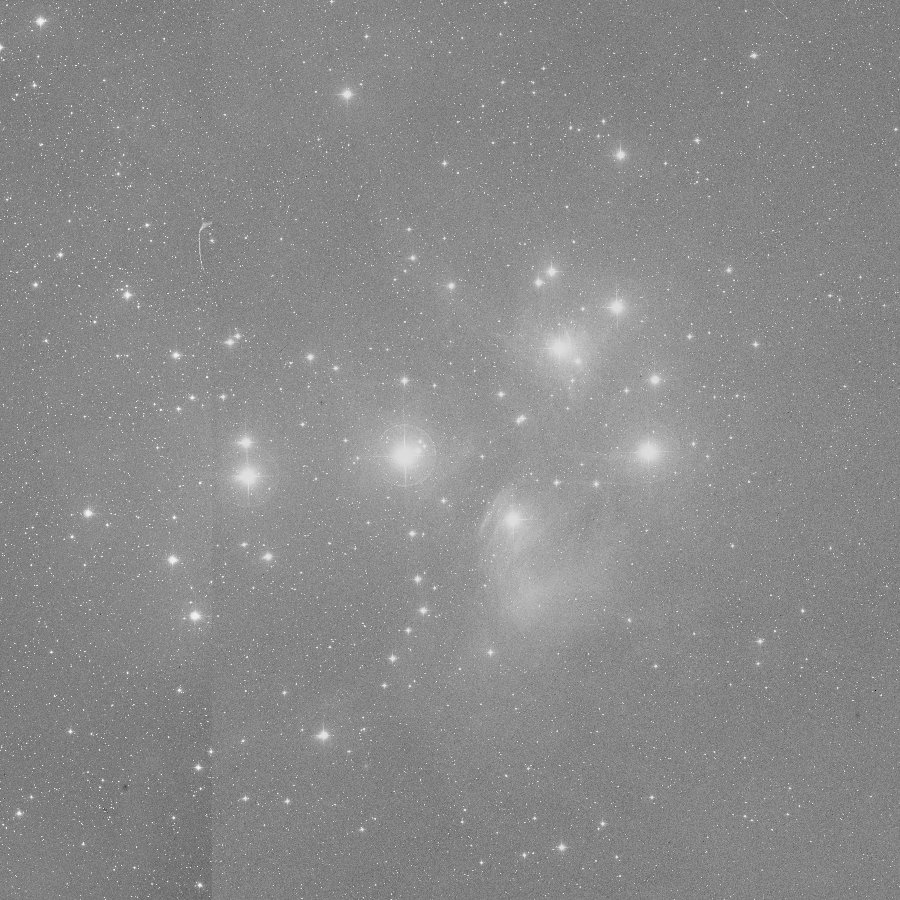
%> input picture pleiades_dss.jpg, 900 x 900 px
$ octave --eval "pleiades_intro_figures;"   (GNU Octave 9; MATLAB toolbox functions it lacks are replaced by stand-ins)
%> lines starting %> are read from the running program, lines starting %| are printed output that depends on the picture
### pleiades_stars.m
function S = pleiades_stars()
%PLEIADES_STARS  Astrometry of the nine traditionally named Pleiades stars.
%
%   S = PLEIADES_STARS() returns a struct array with one entry per star:
%
%       name   common (mythological) name
%       flam   Flamsteed / Bayer designation
%       ra     right ascension at J2000, degrees
%       dec    declination at J2000, degrees
%       pmra   proper motion in RA, mas/yr, already including cos(dec)
%       pmdec  proper motion in declination, mas/yr
%       V      visual magnitude
%
%   Values queried from the SIMBAD astronomical database (CDS, Strasbourg)
%   on 2026-09-28. They are used by PLEIADES_INTRO_FIGURES to label the sky
%   survey image and to reconstruct the Atlas-Pleione separation.

d = { % name        designation   ra            dec           pmra    pmdec     V
      'Alcyone',    'eta Tau',    56.871152303, 24.105135652, 19.340, -43.670, 2.87
      'Atlas',      '27 Tau',     57.290596074, 24.053417133, 19.079, -46.193, 3.63
      'Electra',    '17 Tau',     56.218904541, 24.113337850, 20.542, -46.081, 3.70
      'Maia',       '20 Tau',     56.456700645, 24.367743768, 19.516, -45.527, 3.87
      'Merope',     '23 Tau',     56.581607863, 23.948358938, 13.075, -48.404, 4.18
      'Taygeta',    '19 Tau',     56.302083305, 24.467273762, 16.292, -47.206, 4.30
      'Pleione',    '28 Tau',     57.296735824, 24.136710198, 19.496, -47.650, 5.09
      'Celaeno',    '16 Tau',     56.200895568, 24.289467592, 19.849, -44.966, 5.46
      'Asterope',   '21 Tau',     56.476985212, 24.554509916, 20.331, -46.022, 5.76 };

S = struct('name', d(:,1), 'flam', d(:,2), 'ra', d(:,3), 'dec', d(:,4), ...
           'pmra', d(:,5), 'pmdec', d(:,6), 'V', d(:,7));
end

### pleiades_intro_figures.m
function pleiades_intro_figures()
%PLEIADES_INTRO_FIGURES  The two figures of the introduction of Report.tex.
%
%   PLEIADES_INTRO_FIGURES() writes
%
%     pleiades_sky.png            the sky survey image of the cluster with the
%                                 nine traditionally named stars labelled
%     pleiades_atlas_pleione.png  the reconstruction of the Atlas-Pleione
%                                 separation over the last 150 000 years
%
%   The background image pleiades_dss.jpg is a Digitized Sky Survey cutout
%   obtained from NASA SkyView (2.2 degrees on a side, centred on
%   RA 56.75, Dec +24.12, J2000). The star positions and proper motions come
%   from SIMBAD via PLEIADES_STARS.
%
%   The image is in the standard astronomical orientation, north up and east
%   to the left; this was verified by checking that all nine catalogue
%   positions fall on bright pixels (worst peak 221 against a background
%   median of 136) while the mirrored hypothesis does not.

S = pleiades_stars();

% ---------------------------------------------------------------- figure 1
% Sky survey image with the named stars marked.

I  = imread('pleiades_dss.jpg');
%> I is the input picture: size 900x900 uint8; min 0, max 255, mean 138.5
n  = size(I, 1);
%> n = 900
a0 = 56.75 * pi/180;         % SkyView field centre
d0 = 24.12 * pi/180;
scale = (2.2 / n) * pi/180;  % radians per pixel
%> scale = 4.27e-05
c0 = (n + 1) / 2;
%> c0 = 450.5

fig = figure('Color', 'w', 'Position', [100 100 820 820], 'Visible', 'off');
imshow(I, 'Border', 'tight'); hold on

% Labels are nudged away from the star so they do not cover it; the offsets
% are in pixels and were chosen so that no two labels collide.
off = [ 0 -34; 26 22; -30 -26; 0 -32; 0 30; -10 -30; 34 20; -26 24; 0 -30];

for k = 1:numel(S)
    [col, row] = radec2pix(S(k).ra, S(k).dec, a0, d0, scale, c0);
    plot(col, row, 'o', 'MarkerSize', 22 - 2.2*S(k).V, ...
         'MarkerEdgeColor', [1 0.85 0.2], 'LineWidth', 1.4);
    text(col + off(k,1), row + off(k,2), ...
         sprintf('%s', S(k).name), 'Color', [1 0.9 0.35], ...
         'FontSize', 12, 'FontWeight', 'bold', ...
         'HorizontalAlignment', 'center');
end

% Scale bar: half a degree, drawn in the lower left corner.
halfdeg = 0.5 * pi/180 / scale;
%> halfdeg = 204.5
x0 = 60; y0 = n - 60;
%> after `y0 = n - 60`: y0 = 840
plot([x0 x0+halfdeg], [y0 y0], 'w-', 'LineWidth', 2.5);
text(x0 + halfdeg/2, y0 - 22, '0.5 deg', 'Color', 'w', ...
     'FontSize', 12, 'HorizontalAlignment', 'center');
text(n - 60, 60, 'N', 'Color', 'w', 'FontSize', 13, 'FontWeight', 'bold');
text(n - 110, 105, 'E', 'Color', 'w', 'FontSize', 13, 'FontWeight', 'bold');
plot([n-60 n-60], [80 130], 'w-', 'LineWidth', 1.5);
plot([n-60 n-110], [130 130], 'w-', 'LineWidth', 1.5);
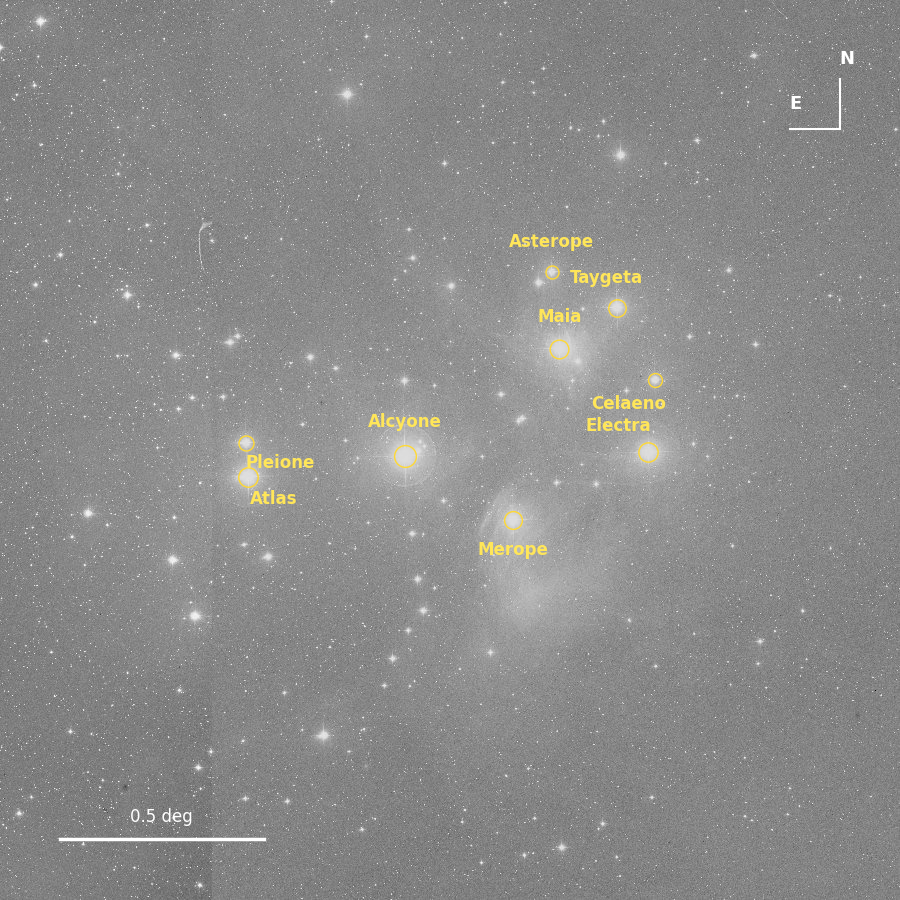
%> figure redrawn from the program's plot data
hold off

exportgraphics(fig, 'pleiades_sky.png', 'Resolution', 150);
close(fig);
fprintf('wrote pleiades_sky.png\n');

% ---------------------------------------------------------------- figure 2
% Atlas and Pleione: separation now and in the past, from proper motions.

A = S(strcmp({S.name}, 'Atlas'));
P = S(strcmp({S.name}, 'Pleione'));

% Offset of Pleione from Atlas, in arcseconds, east and north.
de0 = (P.ra - A.ra) * cosd(A.dec) * 3600;
dn0 = (P.dec - A.dec) * 3600;

% Relative proper motion, arcseconds per year.
dpe = (P.pmra  - A.pmra ) / 1000;
dpn = (P.pmdec - A.pmdec) / 1000;

t   = linspace(-150000, 50000, 2001);      % years from the present
de  = de0 + dpe * t;
dn  = dn0 + dpn * t;
sep = hypot(de, dn) / 60;                  % arcminutes

fig = figure('Color', 'w', 'Position', [100 100 900 380]);

subplot(1,2,1)
plot(de/60, dn/60, '-', 'Color', [0.55 0.6 0.7], 'LineWidth', 1.2); hold on
plot(0, 0, 'p', 'MarkerSize', 16, 'MarkerFaceColor', [0.95 0.75 0.1], ...
     'MarkerEdgeColor', 'k');
text(0.25, 0, 'Atlas', 'FontSize', 10);
inow = find(t >= 0, 1);
ipast = find(t >= -100000, 1);
plot(de(inow)/60,  dn(inow)/60,  'o', 'MarkerSize', 9, ...
     'MarkerFaceColor', [0.2 0.45 0.8], 'MarkerEdgeColor', 'k');
plot(de(ipast)/60, dn(ipast)/60, 's', 'MarkerSize', 9, ...
     'MarkerFaceColor', [0.85 0.35 0.25], 'MarkerEdgeColor', 'k');
text(de(inow)/60 + 0.25,  dn(inow)/60,  'Pleione, today', 'FontSize', 10);
text(de(ipast)/60 + 0.25, dn(ipast)/60, 'Pleione, 100 000 yr ago', 'FontSize', 10);
hold off
axis equal; grid on
xlabel('offset east (arcmin)'); ylabel('offset north (arcmin)')
xlim([-2.2 4.2]); ylim([-0.6 8.4])
title('Position of Pleione relative to Atlas')

subplot(1,2,2)
plot(t/1000, sep, '-', 'LineWidth', 1.6, 'Color', [0.2 0.45 0.8]); hold on
plot(0, sep(inow), 'o', 'MarkerSize', 8, ...
     'MarkerFaceColor', [0.2 0.45 0.8], 'MarkerEdgeColor', 'k');
plot(-100, sep(ipast), 's', 'MarkerSize', 8, ...
     'MarkerFaceColor', [0.85 0.35 0.25], 'MarkerEdgeColor', 'k');
text(2, sep(inow) - 0.45, sprintf('today: %.1f arcmin', sep(inow)), 'FontSize', 10);
text(-98, sep(ipast) + 0.35, sprintf('%.1f arcmin', sep(ipast)), 'FontSize', 10);
hold off
grid on
xlabel('time from the present (thousands of years)')
ylabel('Atlas-Pleione separation (arcmin)')
title('Separation over time')
ylim([4.5 8.5])
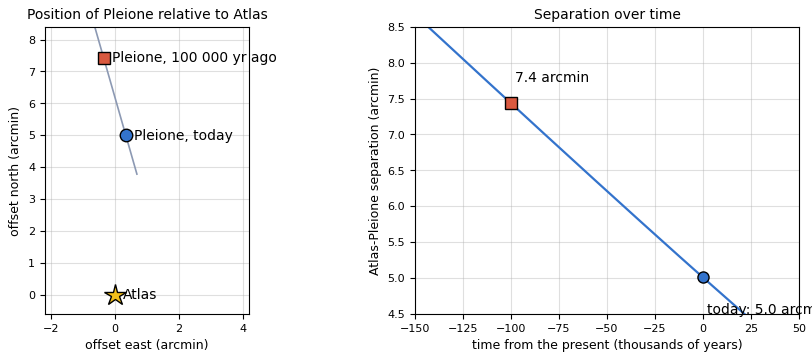
%> figure redrawn from the program's plot data, 2 panels; panel 1: curve peaks at x = -0.706, y = 8.64, above the top of the axes

exportgraphics(fig, 'pleiades_atlas_pleione.png', 'Resolution', 200);
close(fig);
fprintf('wrote pleiades_atlas_pleione.png\n');
fprintf('separation today %.2f arcmin, 100 kyr ago %.2f arcmin (ratio %.2f)\n', ...
        sep(inow), sep(ipast), sep(ipast)/sep(inow));
end

% -------------------------------------------------------------------------
function [col, row] = radec2pix(ra, dec, a0, d0, scale, c0)
%RADEC2PIX  Gnomonic (tangent plane) projection, north up and east left.
a  = ra  * pi/180;
d  = dec * pi/180;
cosc = sin(d0)*sin(d) + cos(d0)*cos(d)*cos(a - a0);
x = cos(d)*sin(a - a0) / cosc;                          % east positive
y = (cos(d0)*sin(d) - sin(d0)*cos(d)*cos(a - a0)) / cosc;   % north positive
col = c0 - x/scale;      % east to the left
row = c0 - y/scale;      % north up
end
